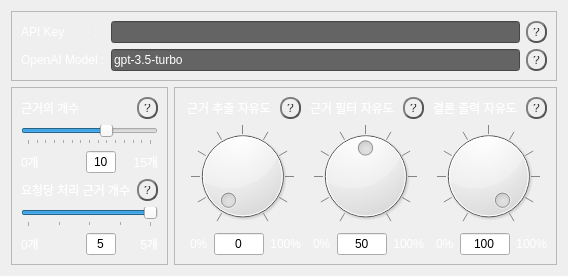
              <widget class="QWidget" name="fr_Setting">
               <property name="autoFillBackground">
                <bool>true</bool>
               </property>
               <layout class="QGridLayout" name="gridLayout_4">
                <item row="0" column="0" colspan="2">
                 <widget class="QFrame" name="frame">
                  <property name="maximumSize">
                   <size>
                    <width>16777215</width>
                    <height>100</height>
                   </size>
                  </property>
                  <property name="frameShape">
                   <enum>QFrame::StyledPanel</enum>
                  </property>
                  <property name="frameShadow">
                   <enum>QFrame::Raised</enum>
                  </property>
                  <layout class="QGridLayout" name="gridLayout_6">
                   <item row="0" column="0">
                    <widget class="QLabel" name="label_key">
                     <property name="styleSheet">
                      <string notr="true">color: rgb(255, 255, 255);
font: 10pt &quot;굴림&quot;</string>
                     </property>
                     <property name="text">
                      <string>API Key         :</string>
                     </property>
                    </widget>
                   </item>
                   <item row="0" column="1">
                    <widget class="QLineEdit" name="line_key">
                     <property name="styleSheet">
                      <string notr="true">background-color: rgb(100, 100, 100);
color: rgb(255, 255, 255);
font: 9pt &quot;굴림&quot;;</string>
                     </property>
                     <property name="text">
                      <string/>
                     </property>
                     <property name="echoMode">
                      <enum>QLineEdit::Password</enum>
                     </property>
                    </widget>
                   </item>
                   <item row="0" column="2">
                    <widget class="QPushButton" name="help_key">
                     <property name="maximumSize">
                      <size>
                       <width>22</width>
                       <height>22</height>
                      </size>
                     </property>
                     <property name="toolTip">
                      <string/>
                     </property>
                     <property name="toolTipDuration">
                      <number>0</number>
                     </property>
                     <property name="styleSheet">
                      <string notr="true">QPushButton {
    color: #333;
    border: 2px solid #555;
    border-radius: 10px;
    border-style: outset;
    background: qradialgradient(
        cx: 0.3, cy: -0.4, fx: 0.3, fy: -0.4,
        radius: 1.35, stop: 0 #fff, stop: 1 #888
        );
    padding: 5px;
    }

QPushButton:hover {
    background: qradialgradient(
        cx: 0.3, cy: -0.4, fx: 0.3, fy: -0.4,
        radius: 1.35, stop: 0 #fff, stop: 1 #bbb
        );
    }

QPushButton:pressed {
    border-style: inset;
    background: qradialgradient(
        cx: 0.4, cy: -0.1, fx: 0.4, fy: -0.1,
        radius: 1.35, stop: 0 #fff, stop: 1 #ddd
        );
    }</string>
                     </property>
                     <property name="text">
                      <string>?</string>
                     </property>
                    </widget>
                   </item>
                   <item row="1" column="0">
                    <widget class="QLabel" name="label_openaiM">
                     <property name="styleSheet">
                      <string notr="true">color: rgb(255, 255, 255);
font: 10pt &quot;굴림&quot;</string>
                     </property>
                     <property name="text">
                      <string>OpenAI Model :</string>
                     </property>
                    </widget>
                   </item>
                   <item row="1" column="1">
                    <widget class="QLineEdit" name="line_openaiM">
                     <property name="styleSheet">
                      <string notr="true">background-color: rgb(100, 100, 100);
color: rgb(255, 255, 255);
font: 9pt &quot;굴림&quot;;</string>
                     </property>
                     <property name="text">
                      <string>gpt-3.5-turbo</string>
                     </property>
                     <property name="echoMode">
                      <enum>QLineEdit::Normal</enum>
                     </property>
                    </widget>
                   </item>
                   <item row="1" column="2">
                    <widget class="QPushButton" name="help_openaiM">
                     <property name="maximumSize">
                      <size>
                       <width>22</width>
                       <height>22</height>
                      </size>
                     </property>
                     <property name="toolTip">
                      <string/>
                     </property>
                     <property name="toolTipDuration">
                      <number>0</number>
                     </property>
                     <property name="styleSheet">
                      <string notr="true">QPushButton {
    color: #333;
    border: 2px solid #555;
    border-radius: 10px;
    border-style: outset;
    background: qradialgradient(
        cx: 0.3, cy: -0.4, fx: 0.3, fy: -0.4,
        radius: 1.35, stop: 0 #fff, stop: 1 #888
        );
    padding: 5px;
    }

QPushButton:hover {
    background: qradialgradient(
        cx: 0.3, cy: -0.4, fx: 0.3, fy: -0.4,
        radius: 1.35, stop: 0 #fff, stop: 1 #bbb
        );
    }

QPushButton:pressed {
    border-style: inset;
    background: qradialgradient(
        cx: 0.4, cy: -0.1, fx: 0.4, fy: -0.1,
        radius: 1.35, stop: 0 #fff, stop: 1 #ddd
        );
    }</string>
                     </property>
                     <property name="text">
                      <string>?</string>
                     </property>
                    </widget>
                   </item>
                  </layout>
                 </widget>
                </item>
                <item row="1" column="0">
                 <widget class="QFrame" name="frame_2">
                  <property name="sizePolicy">
                   <sizepolicy hsizetype="Preferred" vsizetype="Fixed">
                    <horstretch>0</horstretch>
                    <verstretch>0</verstretch>
                   </sizepolicy>
                  </property>
                  <property name="frameShape">
                   <enum>QFrame::StyledPanel</enum>
                  </property>
                  <property name="frameShadow">
                   <enum>QFrame::Raised</enum>
                  </property>
                  <layout class="QGridLayout" name="gridLayout_5">
                   <item row="0" column="0">
                    <widget class="QLabel" name="label_numEvid">
                     <property name="styleSheet">
                      <string notr="true">color: rgb(255, 255, 255);
font: 10pt &quot;굴림&quot;</string>
                     </property>
                     <property name="text">
                      <string>근거의 개수</string>
                     </property>
                    </widget>
                   </item>
                   <item row="2" column="0">
                    <widget class="QLabel" name="label_minEvid">
                     <property name="styleSheet">
                      <string notr="true">color: rgb(255, 255, 255);
font: 10pt &quot;굴림&quot;</string>
                     </property>
                     <property name="text">
                      <string>0개</string>
                     </property>
                    </widget>
                   </item>
                   <item row="0" column="3">
                    <widget class="QPushButton" name="help_numEvid">
                     <property name="maximumSize">
                      <size>
                       <width>22</width>
                       <height>22</height>
                      </size>
                     </property>
                     <property name="toolTip">
                      <string/>
                     </property>
                     <property name="toolTipDuration">
                      <number>0</number>
                     </property>
                     <property name="styleSheet">
                      <string notr="true">QPushButton {
    color: #333;
    border: 2px solid #555;
    border-radius: 10px;
    border-style: outset;
    background: qradialgradient(
        cx: 0.3, cy: -0.4, fx: 0.3, fy: -0.4,
        radius: 1.35, stop: 0 #fff, stop: 1 #888
        );
    padding: 5px;
    }

QPushButton:hover {
    background: qradialgradient(
        cx: 0.3, cy: -0.4, fx: 0.3, fy: -0.4,
        radius: 1.35, stop: 0 #fff, stop: 1 #bbb
        );
    }

QPushButton:pressed {
    border-style: inset;
    background: qradialgradient(
        cx: 0.4, cy: -0.1, fx: 0.4, fy: -0.1,
        radius: 1.35, stop: 0 #fff, stop: 1 #ddd
        );
    }</string>
                     </property>
                     <property name="text">
                      <string>?</string>
                     </property>
                    </widget>
                   </item>
                   <item row="1" column="0" colspan="4">
                    <widget class="QSlider" name="slider_evid">
                     <property name="sizePolicy">
                      <sizepolicy hsizetype="Preferred" vsizetype="Fixed">
                       <horstretch>0</horstretch>
                       <verstretch>0</verstretch>
                      </sizepolicy>
                     </property>
                     <property name="minimum">
                      <number>1</number>
                     </property>
                     <property name="maximum">
                      <number>15</number>
                     </property>
                     <property name="pageStep">
                      <number>3</number>
                     </property>
                     <property name="value">
                      <number>10</number>
                     </property>
                     <property name="orientation">
                      <enum>Qt::Horizontal</enum>
                     </property>
                     <property name="tickPosition">
                      <enum>QSlider::TicksBelow</enum>
                     </property>
                     <property name="tickInterval">
                      <number>1</number>
                     </property>
                    </widget>
                   </item>
                   <item row="3" column="3">
                    <widget class="QPushButton" name="help_numCalc">
                     <property name="maximumSize">
                      <size>
                       <width>22</width>
                       <height>22</height>
                      </size>
                     </property>
                     <property name="toolTip">
                      <string/>
                     </property>
                     <property name="toolTipDuration">
                      <number>0</number>
                     </property>
                     <property name="styleSheet">
                      <string notr="true">QPushButton {
    color: #333;
    border: 2px solid #555;
    border-radius: 10px;
    border-style: outset;
    background: qradialgradient(
        cx: 0.3, cy: -0.4, fx: 0.3, fy: -0.4,
        radius: 1.35, stop: 0 #fff, stop: 1 #888
        );
    padding: 5px;
    }

QPushButton:hover {
    background: qradialgradient(
        cx: 0.3, cy: -0.4, fx: 0.3, fy: -0.4,
        radius: 1.35, stop: 0 #fff, stop: 1 #bbb
        );
    }

QPushButton:pressed {
    border-style: inset;
    background: qradialgradient(
        cx: 0.4, cy: -0.1, fx: 0.4, fy: -0.1,
        radius: 1.35, stop: 0 #fff, stop: 1 #ddd
        );
    }</string>
                     </property>
                     <property name="text">
                      <string>?</string>
                     </property>
                    </widget>
                   </item>
                   <item row="5" column="0">
                    <widget class="QLabel" name="label_minCalc">
                     <property name="styleSheet">
                      <string notr="true">color: rgb(255, 255, 255);
font: 10pt &quot;굴림&quot;</string>
                     </property>
                     <property name="text">
                      <string>0개</string>
                     </property>
                    </widget>
                   </item>
                   <item row="5" column="1">
                    <widget class="QLineEdit" name="line_calc">
                     <property name="maximumSize">
                      <size>
                       <width>30</width>
                       <height>16777215</height>
                      </size>
                     </property>
                     <property name="styleSheet">
                      <string notr="true">color: rgb(0,0,0)</string>
                     </property>
                     <property name="inputMethodHints">
                      <set>Qt::ImhDigitsOnly</set>
                     </property>
                     <property name="text">
                      <string>5</string>
                     </property>
                     <property name="alignment">
                      <set>Qt::AlignCenter</set>
                     </property>
                    </widget>
                   </item>
                   <item row="3" column="0" colspan="3">
                    <widget class="QLabel" name="label_numCalc">
                     <property name="styleSheet">
                      <string notr="true">color: rgb(255, 255, 255);
font: 10pt &quot;굴림&quot;</string>
                     </property>
                     <property name="text">
                      <string>요청당 처리 근거 개수</string>
                     </property>
                    </widget>
                   </item>
                   <item row="4" column="0" colspan="4">
                    <widget class="QSlider" name="slider_calc">
                     <property name="sizePolicy">
                      <sizepolicy hsizetype="Preferred" vsizetype="Fixed">
                       <horstretch>0</horstretch>
                       <verstretch>0</verstretch>
                      </sizepolicy>
                     </property>
                     <property name="minimum">
                      <number>1</number>
                     </property>
                     <property name="maximum">
                      <number>5</number>
                     </property>
                     <property name="pageStep">
                      <number>3</number>
                     </property>
                     <property name="value">
                      <number>5</number>
                     </property>
                     <property name="orientation">
                      <enum>Qt::Horizontal</enum>
                     </property>
                     <property name="tickPosition">
                      <enum>QSlider::TicksBelow</enum>
                     </property>
                     <property name="tickInterval">
                      <number>1</number>
                     </property>
                    </widget>
                   </item>
                   <item row="2" column="1">
                    <widget class="QLineEdit" name="line_evid">
                     <property name="maximumSize">
                      <size>
                       <width>30</width>
                       <height>16777215</height>
                      </size>
                     </property>
                     <property name="styleSheet">
                      <string notr="true">color: rgb(0,0,0)</string>
                     </property>
                     <property name="inputMethodHints">
                      <set>Qt::ImhDigitsOnly</set>
                     </property>
                     <property name="text">
                      <string>10</string>
                     </property>
                     <property name="alignment">
                      <set>Qt::AlignCenter</set>
                     </property>
                    </widget>
                   </item>
                   <item row="2" column="2" colspan="2">
                    <widget class="QLabel" name="label_maxEvid">
                     <property name="styleSheet">
                      <string notr="true">color: rgb(255, 255, 255);
font: 10pt &quot;굴림&quot;</string>
                     </property>
                     <property name="text">
                      <string>15개</string>
                     </property>
                     <property name="alignment">
                      <set>Qt::AlignRight|Qt::AlignTrailing|Qt::AlignVCenter</set>
                     </property>
                    </widget>
                   </item>
                   <item row="5" column="2" colspan="2">
                    <widget class="QLabel" name="label_maxCalc">
                     <property name="styleSheet">
                      <string notr="true">color: rgb(255, 255, 255);
font: 10pt &quot;굴림&quot;</string>
                     </property>
                     <property name="text">
                      <string>5개</string>
                     </property>
                     <property name="alignment">
                      <set>Qt::AlignRight|Qt::AlignTrailing|Qt::AlignVCenter</set>
                     </property>
                    </widget>
                   </item>
                  </layout>
                 </widget>
                </item>
                <item row="1" column="1">
                 <widget class="QFrame" name="frame_3">
                  <property name="sizePolicy">
                   <sizepolicy hsizetype="Expanding" vsizetype="Preferred">
                    <horstretch>0</horstretch>
                    <verstretch>0</verstretch>
                   </sizepolicy>
                  </property>
                  <property name="frameShape">
                   <enum>QFrame::StyledPanel</enum>
                  </property>
                  <property name="frameShadow">
                   <enum>QFrame::Raised</enum>
                  </property>
                  <layout class="QGridLayout" name="gridLayout_7">
                   <item row="2" column="6">
                    <widget class="QLabel" name="label_minFilterF">
                     <property name="styleSheet">
                      <string notr="true">color: rgb(255, 255, 255);
font: 10pt &quot;굴림&quot;</string>
                     </property>
                     <property name="text">
                      <string>0%</string>
                     </property>
                    </widget>
                   </item>
                   <item row="2" column="1">
                    <widget class="QLabel" name="label_minEvidF">
                     <property name="styleSheet">
                      <string notr="true">color: rgb(255, 255, 255);
font: 10pt &quot;굴림&quot;</string>
                     </property>
                     <property name="text">
                      <string>0%</string>
                     </property>
                    </widget>
                   </item>
                   <item row="1" column="0" colspan="5">
                    <widget class="QDial" name="dial_evid">
                     <property name="maximum">
                      <number>100</number>
                     </property>
                     <property name="sliderPosition">
                      <number>0</number>
                     </property>
                     <property name="wrapping">
                      <bool>false</bool>
                     </property>
                     <property name="notchTarget">
                      <double>10.000000000000000</double>
                     </property>
                     <property name="notchesVisible">
                      <bool>true</bool>
                     </property>
                    </widget>
                   </item>
                   <item row="1" column="5" colspan="5">
                    <widget class="QDial" name="dial_filter">
                     <property name="maximum">
                      <number>100</number>
                     </property>
                     <property name="value">
                      <number>50</number>
                     </property>
                     <property name="notchTarget">
                      <double>10.000000000000000</double>
                     </property>
                     <property name="notchesVisible">
                      <bool>true</bool>
                     </property>
                    </widget>
                   </item>
                   <item row="0" column="10" colspan="4">
                    <widget class="QLabel" name="label_concF">
                     <property name="styleSheet">
                      <string notr="true">color: rgb(255, 255, 255);
font: 10pt &quot;굴림&quot;</string>
                     </property>
                     <property name="text">
                      <string>결론 출력 자유도</string>
                     </property>
                     <property name="alignment">
                      <set>Qt::AlignCenter</set>
                     </property>
                    </widget>
                   </item>
                   <item row="2" column="2">
                    <widget class="QLineEdit" name="line_evidF">
                     <property name="maximumSize">
                      <size>
                       <width>50</width>
                       <height>16777215</height>
                      </size>
                     </property>
                     <property name="styleSheet">
                      <string notr="true">color: rgb(0,0,0)</string>
                     </property>
                     <property name="inputMethodHints">
                      <set>Qt::ImhDigitsOnly</set>
                     </property>
                     <property name="text">
                      <string>0</string>
                     </property>
                     <property name="alignment">
                      <set>Qt::AlignCenter</set>
                     </property>
                    </widget>
                   </item>
                   <item row="0" column="14">
                    <widget class="QPushButton" name="help_concF">
                     <property name="maximumSize">
                      <size>
                       <width>22</width>
                       <height>22</height>
                      </size>
                     </property>
                     <property name="toolTip">
                      <string/>
                     </property>
                     <property name="toolTipDuration">
                      <number>0</number>
                     </property>
                     <property name="styleSheet">
                      <string notr="true">QPushButton {
    color: #333;
    border: 2px solid #555;
    border-radius: 10px;
    border-style: outset;
    background: qradialgradient(
        cx: 0.3, cy: -0.4, fx: 0.3, fy: -0.4,
        radius: 1.35, stop: 0 #fff, stop: 1 #888
        );
    padding: 5px;
    }

QPushButton:hover {
    background: qradialgradient(
        cx: 0.3, cy: -0.4, fx: 0.3, fy: -0.4,
        radius: 1.35, stop: 0 #fff, stop: 1 #bbb
        );
    }

QPushButton:pressed {
    border-style: inset;
    background: qradialgradient(
        cx: 0.4, cy: -0.1, fx: 0.4, fy: -0.1,
        radius: 1.35, stop: 0 #fff, stop: 1 #ddd
        );
    }</string>
                     </property>
                     <property name="text">
                      <string>?</string>
                     </property>
                    </widget>
                   </item>
                   <item row="1" column="10" colspan="5">
                    <widget class="QDial" name="dial_conc">
                     <property name="maximum">
                      <number>100</number>
                     </property>
                     <property name="value">
                      <number>100</number>
                     </property>
                     <property name="notchTarget">
                      <double>10.000000000000000</double>
                     </property>
                     <property name="notchesVisible">
                      <bool>true</bool>
                     </property>
                    </widget>
                   </item>
                   <item row="0" column="9">
                    <widget class="QPushButton" name="help_filterF">
                     <property name="maximumSize">
                      <size>
                       <width>22</width>
                       <height>22</height>
                      </size>
                     </property>
                     <property name="toolTip">
                      <string/>
                     </property>
                     <property name="toolTipDuration">
                      <number>0</number>
                     </property>
                     <property name="styleSheet">
                      <string notr="true">QPushButton {
    color: #333;
    border: 2px solid #555;
    border-radius: 10px;
    border-style: outset;
    background: qradialgradient(
        cx: 0.3, cy: -0.4, fx: 0.3, fy: -0.4,
        radius: 1.35, stop: 0 #fff, stop: 1 #888
        );
    padding: 5px;
    }

QPushButton:hover {
    background: qradialgradient(
        cx: 0.3, cy: -0.4, fx: 0.3, fy: -0.4,
        radius: 1.35, stop: 0 #fff, stop: 1 #bbb
        );
    }

QPushButton:pressed {
    border-style: inset;
    background: qradialgradient(
        cx: 0.4, cy: -0.1, fx: 0.4, fy: -0.1,
        radius: 1.35, stop: 0 #fff, stop: 1 #ddd
        );
    }</string>
                     </property>
                     <property name="text">
                      <string>?</string>
                     </property>
                    </widget>
                   </item>
                   <item row="0" column="0" colspan="4">
                    <widget class="QLabel" name="label_evidF">
                     <property name="styleSheet">
                      <string notr="true">color: rgb(255, 255, 255);
font: 10pt &quot;굴림&quot;</string>
                     </property>
                     <property name="text">
                      <string>근거 추출 자유도</string>
                     </property>
                     <property name="alignment">
                      <set>Qt::AlignCenter</set>
                     </property>
                    </widget>
                   </item>
                   <item row="2" column="3" colspan="2">
                    <widget class="QLabel" name="label_maxEvidF">
                     <property name="styleSheet">
                      <string notr="true">color: rgb(255, 255, 255);
font: 10pt &quot;굴림&quot;</string>
                     </property>
                     <property name="text">
                      <string>100%</string>
                     </property>
                     <property name="alignment">
                      <set>Qt::AlignRight|Qt::AlignTrailing|Qt::AlignVCenter</set>
                     </property>
                    </widget>
                   </item>
                   <item row="0" column="4">
                    <widget class="QPushButton" name="help_evidF">
                     <property name="maximumSize">
                      <size>
                       <width>22</width>
                       <height>22</height>
                      </size>
                     </property>
                     <property name="toolTip">
                      <string/>
                     </property>
                     <property name="toolTipDuration">
                      <number>0</number>
                     </property>
                     <property name="styleSheet">
                      <string notr="true">QPushButton {
    color: #333;
    border: 2px solid #555;
    border-radius: 10px;
    border-style: outset;
    background: qradialgradient(
        cx: 0.3, cy: -0.4, fx: 0.3, fy: -0.4,
        radius: 1.35, stop: 0 #fff, stop: 1 #888
        );
    padding: 5px;
    }

QPushButton:hover {
    background: qradialgradient(
        cx: 0.3, cy: -0.4, fx: 0.3, fy: -0.4,
        radius: 1.35, stop: 0 #fff, stop: 1 #bbb
        );
    }

QPushButton:pressed {
    border-style: inset;
    background: qradialgradient(
        cx: 0.4, cy: -0.1, fx: 0.4, fy: -0.1,
        radius: 1.35, stop: 0 #fff, stop: 1 #ddd
        );
    }</string>
                     </property>
                     <property name="text">
                      <string>?</string>
                     </property>
                    </widget>
                   </item>
                   <item row="0" column="5" colspan="4">
                    <widget class="QLabel" name="label_filterF">
                     <property name="styleSheet">
                      <string notr="true">color: rgb(255, 255, 255);
font: 10pt &quot;굴림&quot;</string>
                     </property>
                     <property name="text">
                      <string>근거 필터 자유도</string>
                     </property>
                     <property name="alignment">
                      <set>Qt::AlignCenter</set>
                     </property>
                    </widget>
                   </item>
                   <item row="2" column="12">
                    <widget class="QLineEdit" name="line_concF">
                     <property name="maximumSize">
                      <size>
                       <width>50</width>
                       <height>16777215</height>
                      </size>
                     </property>
                     <property name="styleSheet">
                      <string notr="true">color: rgb(0,0,0)</string>
                     </property>
                     <property name="inputMethodHints">
                      <set>Qt::ImhDigitsOnly</set>
                     </property>
                     <property name="text">
                      <string>100</string>
                     </property>
                     <property name="alignment">
                      <set>Qt::AlignCenter</set>
                     </property>
                    </widget>
                   </item>
                   <item row="2" column="13" colspan="2">
                    <widget class="QLabel" name="label_maxConcF">
                     <property name="styleSheet">
                      <string notr="true">color: rgb(255, 255, 255);
font: 10pt &quot;굴림&quot;</string>
                     </property>
                     <property name="text">
                      <string>100%</string>
                     </property>
                     <property name="alignment">
                      <set>Qt::AlignRight|Qt::AlignTrailing|Qt::AlignVCenter</set>
                     </property>
                    </widget>
                   </item>
                   <item row="2" column="7">
                    <widget class="QLineEdit" name="line_filterF">
                     <property name="maximumSize">
                      <size>
                       <width>50</width>
                       <height>16777215</height>
                      </size>
                     </property>
                     <property name="styleSheet">
                      <string notr="true">color: rgb(0,0,0)</string>
                     </property>
                     <property name="inputMethodHints">
                      <set>Qt::ImhDigitsOnly</set>
                     </property>
                     <property name="text">
                      <string>50</string>
                     </property>
                     <property name="alignment">
                      <set>Qt::AlignCenter</set>
                     </property>
                    </widget>
                   </item>
                   <item row="2" column="8" colspan="2">
                    <widget class="QLabel" name="label_maxFilterF">
                     <property name="styleSheet">
                      <string notr="true">color: rgb(255, 255, 255);
font: 10pt &quot;굴림&quot;</string>
                     </property>
                     <property name="text">
                      <string>100%</string>
                     </property>
                     <property name="alignment">
                      <set>Qt::AlignRight|Qt::AlignTrailing|Qt::AlignVCenter</set>
                     </property>
                    </widget>
                   </item>
                   <item row="2" column="11">
                    <widget class="QLabel" name="label_minConcF">
                     <property name="styleSheet">
                      <string notr="true">color: rgb(255, 255, 255);
font: 10pt &quot;굴림&quot;</string>
                     </property>
                     <property name="text">
                      <string>0%</string>
                     </property>
                    </widget>
                   </item>
                  </layout>
                 </widget>
                </item>
               </layout>
              </widget>
